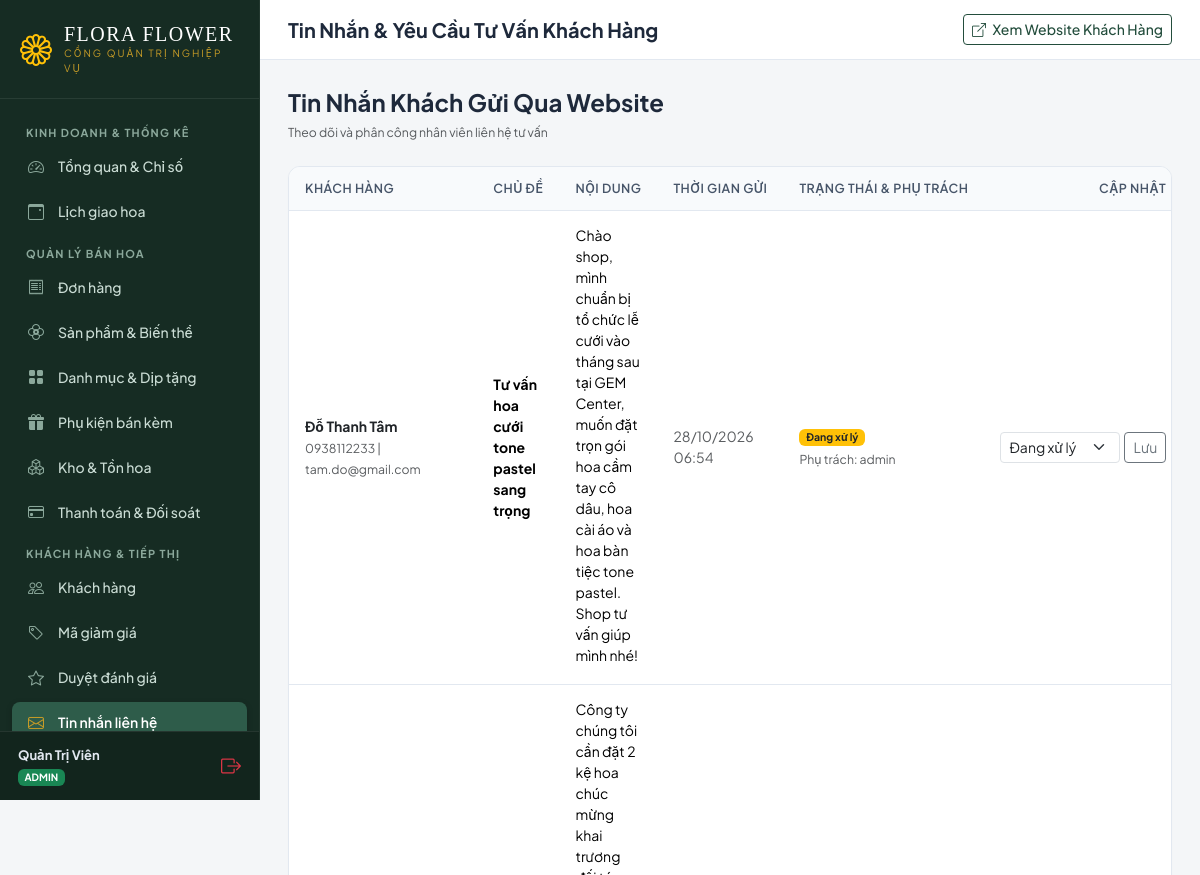
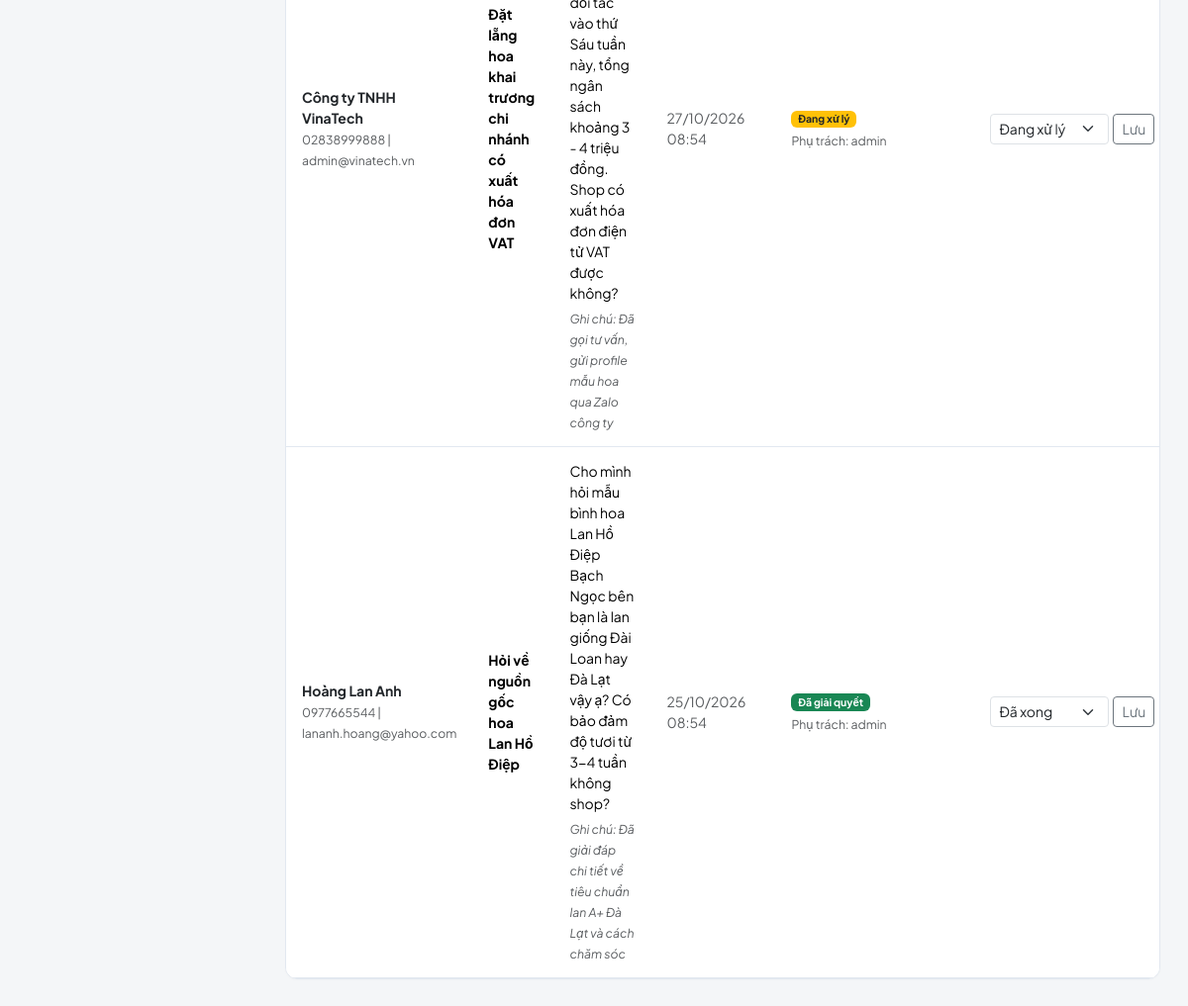
The page /dashboard/contacts (signed in) on the database its author committed (2 pictures, top to bottom).
### app/models/core.py (models this page shows, shortened)
class ShopSetting(db.Model):
    __tablename__ = 'core_shopsetting'
    id = db.Column(db.Integer, primary_key=True)
    shop_name = db.Column(db.String(150), default='Flora Flower Boutique', nullable=False)
    slogan = db.Column(db.String(255), default='Trao gửi yêu thương - Tinh tế trong từng cánh hoa', nullable=False)
    phone = db.Column(db.String(30), default='0901 234 567', nullable=False)
    hotline = db.Column(db.String(30), default='1900 6868', nullable=False)
    email = db.Column(db.String(254), default='contact@floraflower.vn', nullable=False)
    address = db.Column(db.String(255), default='123 Nguyễn Huệ, Phường Bến Nghé, Quận 1, TP. Hồ Chí Minh', nullable=False)
    opening_hours = db.Column(db.String(120), default='07:30 - 21:30 hàng ngày', nullable=False)
    facebook_url = db.Column(db.String(200), default='https://facebook.com/floraflower', nullable=False)
    instagram_url = db.Column(db.String(200), default='https://instagram.com/floraflower', nullable=False)
    zalo_phone = db.Column(db.String(30), default='0901234567', nullable=False)
    bank_code = db.Column(db.String(20), default='MB', nullable=False)
    bank_name = db.Column(db.String(100), default='Ngân hàng Quân Đội (MB Bank)', nullable=False)
    bank_account_no = db.Column(db.String(50), default='999988886666', nullable=False)
    bank_account_name = db.Column(db.String(100), default='CONG TY TNHH FLORA FLOWER', nullable=False)
    shipping_fee_default = db.Column(db.Numeric(12, 2), default=Decimal('30000.00'), nullable=False)
    free_shipping_threshold = db.Column(db.Numeric(12, 2), default=Decimal('500000.00'), nullable=False)
    min_prep_hours = db.Column(db.Integer, default=2, nullable=False)
    same_day_cutoff_hour = db.Column(db.Integer, default=18, nullable=False)
    max_orders_per_slot = db.Column(db.Integer, default=10, nullable=False)
    enable_store_pickup = db.Column(db.Boolean, default=True, nullable=False)
    enable_vietqr = db.Column(db.Boolean, default=True, nullable=False)
    enable_cod = db.Column(db.Boolean, default=True, nullable=False)
    seasonal_policy_text = db.Column(db.Text, default='', nullable=False)
    updated_at = db.Column(db.DateTime, default=datetime.utcnow, onupdate=datetime.utcnow, nullable=False)
    @staticmethod
    def get_settings():
        setting = ShopSetting.query.first()
        if not setting:
            setting = ShopSetting()
            db.session.add(setting)
            db.session.commit()
        return setting

### app/models/user.py (models this page shows, shortened)
class User(UserMixin, db.Model):
    __tablename__ = 'auth_user'
    id = db.Column(db.Integer, primary_key=True)
    username = db.Column(db.String(150), unique=True, nullable=False, index=True)
    email = db.Column(db.String(254), unique=True, nullable=False, index=True)
    password = db.Column(db.String(128), nullable=False)
    first_name = db.Column(db.String(150), default='', nullable=False)
    last_name = db.Column(db.String(150), default='', nullable=False)
    is_active = db.Column(db.Boolean, default=True, nullable=False)
    is_staff = db.Column(db.Boolean, default=False, nullable=False)
    is_superuser = db.Column(db.Boolean, default=False, nullable=False)
    date_joined = db.Column(db.DateTime, default=datetime.utcnow, nullable=False)
    last_login = db.Column(db.DateTime, nullable=True)
    profile = db.relationship('UserProfile', backref='user', uselist=False, cascade='all, delete-orphan')
    addresses = db.relationship('Address', backref='user', lazy='dynamic', cascade='all, delete-orphan')
    wishlist_items = db.relationship('Wishlist', backref='user', lazy='dynamic', cascade='all, delete-orphan')
    orders = db.relationship('Order', backref='customer', lazy='dynamic', foreign_keys='Order.user_id')
    @property
    def role(self):
        if self.is_superuser:
            return 'ADMIN'
        if self.profile and self.profile.role:
            return self.profile.role
        if self.is_staff:
            return 'STAFF'
        return 'CUSTOMER'
    def is_store_staff(self):
        return self.role in ['ADMIN', 'STAFF'] or self.is_staff or self.is_superuser

### app/models/content.py (models this page shows, shortened)
class ContactMessage(db.Model):
    __tablename__ = 'content_contactmessage'
    id = db.Column(db.Integer, primary_key=True)
    full_name = db.Column(db.String(120), nullable=False)
    email = db.Column(db.String(254), nullable=False)
    phone = db.Column(db.String(20), default='', nullable=False)
    subject = db.Column(db.String(200), nullable=False)
    message = db.Column(db.Text, nullable=False)
    status = db.Column(db.String(15), default='NEW', nullable=False)  # NEW, PROCESSING, RESOLVED, SPAM
    internal_notes = db.Column(db.Text, default='', nullable=False)
    created_at = db.Column(db.DateTime, default=datetime.utcnow, nullable=False)
    updated_at = db.Column(db.DateTime, default=datetime.utcnow, onupdate=datetime.utcnow, nullable=False)
    assigned_to_id = db.Column(db.Integer, db.ForeignKey('auth_user.id'), nullable=True)
    assigned_to = db.relationship('User', foreign_keys=[assigned_to_id])

### app/blueprints/dashboard.py (the view)
@bp.route('/contacts')
def contact_message_list():
    messages_qs = ContactMessage.query.order_by(ContactMessage.created_at.desc()).all()
    return render_template('dashboard/content/contacts.html', messages_qs=messages_qs)

### templates/dashboard/content/contacts.html (shortened to what this page needs)
{% extends 'dashboard/base.html' %}
{% load static core_tags %}
{% block page_title %}Tin Nhắn & Yêu Cầu Tư Vấn Khách Hàng{% endblock %}
{% block dashboard_content %}
<div class="d-flex justify-content-between align-items-center mb-4">
    <div>
        <h4 class="font-serif fw-bold mb-1">Tin Nhắn Khách Gửi Qua Website</h4>
        <small class="text-muted">Theo dõi và phân công nhân viên liên hệ tư vấn</small>
    </div>
</div>
<div class="dash-card">
    <div class="table-responsive">
        <table class="table dash-table mb-0 fs-7">
            <thead>
                <tr>
                    <th>Khách hàng</th>
                    <th>Chủ đề</th>
                    <th>Nội dung</th>
                    <th>Thời gian gửi</th>
                    <th>Trạng thái & Phụ trách</th>
                    <th class="text-end">Cập nhật</th>
                </tr>
            </thead>
            <tbody>
                {% for m in messages_qs %}
                    <tr>
                        <td>
                            <strong class="d-block text-dark">{{ m.full_name }}</strong>
                            <small class="text-muted">{{ m.phone }} | {{ m.email }}</small>
                        </td>
                        <td><strong>{{ m.subject }}</strong></td>
                        <td style="max-width: 300px;">
                            <p class="mb-1">{{ m.message }}</p>
                            {% if m.internal_notes %}
                                <small class="text-muted fst-italic">Ghi chú: {{ m.internal_notes }}</small>
                            {% endif %}
                        </td>
                        <td class="text-muted">{{ m.created_at|date("d/m/Y H:i") }}</td>
                        <td>
                            {% if m.status == 'NEW' %}
                                <span class="badge bg-danger">Mới tiếp nhận</span>
                            {% elif m.status == 'PROCESSING' %}
                                <span class="badge bg-warning text-dark">Đang xử lý</span>
                            {% else %}
                                <span class="badge bg-success">Đã giải quyết</span>
                            {% endif %}
                            {% if m.assigned_to %}
                                <small class="text-muted d-block mt-1">Phụ trách: {{ m.assigned_to.username }}</small>
                            {% endif %}
                        </td>
                        <td class="text-end">
                            <form action="{% url 'dashboard:contact_message_update' pk=m.pk %}" method="POST" class="d-inline-flex gap-1">
                                <select name="status" class="form-select form-select-sm" style="width: 120px;">
                                    <option value="PROCESSING" {% if m.status == 'PROCESSING' %}selected{% endif %}>Đang xử lý</option>
                                    <option value="RESOLVED" {% if m.status == 'RESOLVED' %}selected{% endif %}>Đã xong</option>
                                </select>
                                <button type="submit" class="btn btn-sm btn-outline-secondary">Lưu</button>
                            </form>
                        </td>
                    </tr>
                {% else %}
                    <tr>
                        <td colspan="6" class="text-center text-muted py-4">Chưa có tin nhắn liên hệ nào.</td>
                    </tr>
                {% endfor %}
            </tbody>
        </table>
    </div>
</div>
{% endblock %}

### templates/dashboard/base.html (shortened to what this page needs)
{% load static core_tags %}
<!DOCTYPE html>
<html lang="vi">
<head>
    <link href="https://cdn.jsdelivr.net/npm/bootstrap@5.3.3/dist/css/bootstrap.min.css" rel="stylesheet">
    <link rel="stylesheet" href="https://cdn.jsdelivr.net/npm/bootstrap-icons@1.11.3/font/bootstrap-icons.min.css">
    <link rel="stylesheet" href="{% static 'css/dashboard.css' %}">
</head>
<body class="dashboard-body">
    <div class="dash-wrapper">
        <aside class="dash-sidebar no-print">
            <div class="dash-sidebar-brand">
                <i class="bi bi-flower1 fs-2 text-warning"></i>
                <div>
                    <h4>{{ shop_setting.shop_name }}</h4>
                    <small>Cổng Quản Trị Nghiệp Vụ</small>
                </div>
            </div>
            <div class="dash-sidebar-menu">
                <div class="dash-menu-header">Kinh Doanh & Thống Kê</div>
                <a href="{% url 'dashboard:overview' %}" class="dash-nav-link {% if request.resolver_match.url_name == 'overview' %}active{% endif %}">
                    <i class="bi bi-speedometer2"></i>
                    <span>Tổng quan & Chỉ số</span>
                </a>
                <a href="{% url 'dashboard:delivery_calendar' %}" class="dash-nav-link {% if request.resolver_match.url_name == 'delivery_calendar' %}active{% endif %}">
                    <i class="bi bi-calendar3-event"></i>
                    <span>Lịch giao hoa</span>
                </a>
                <div class="dash-menu-header">Quản Lý Bán Hoa</div>
                <a href="{% url 'dashboard:order_list' %}" class="dash-nav-link {% if 'order' in request.resolver_match.url_name and request.resolver_match.url_name != 'delivery_calendar' %}active{% endif %}">
                    <i class="bi bi-receipt"></i>
                    <span>Đơn hàng</span>
                </a>
                <a href="{% url 'dashboard:product_list' %}" class="dash-nav-link {% if 'product' in request.resolver_match.url_name %}active{% endif %}">
                    <i class="bi bi-flower2"></i>
                    <span>Sản phẩm & Biến thể</span>
                </a>
                <a href="{% url 'dashboard:category_list' %}" class="dash-nav-link {% if 'category' in request.resolver_match.url_name %}active{% endif %}">
                    <i class="bi bi-grid-fill"></i>
                    <span>Danh mục & Dịp tặng</span>
                </a>
                <a href="{% url 'dashboard:accessory_list' %}" class="dash-nav-link {% if 'accessory' in request.resolver_match.url_name %}active{% endif %}">
                    <i class="bi bi-gift-fill"></i>
                    <span>Phụ kiện bán kèm</span>
                </a>
                <a href="{% url 'dashboard:inventory_list' %}" class="dash-nav-link {% if 'inventory' in request.resolver_match.url_name %}active{% endif %}">
                    <i class="bi bi-boxes"></i>
                    <span>Kho & Tồn hoa</span>
                </a>
                <a href="{% url 'dashboard:payment_list' %}" class="dash-nav-link {% if 'payment' in request.resolver_match.url_name %}active{% endif %}">
                    <i class="bi bi-credit-card"></i>
                    <span>Thanh toán & Đối soát</span>
                </a>
                <div class="dash-menu-header">Khách Hàng & Tiếp Thị</div>
                <a href="{% url 'dashboard:customer_list' %}" class="dash-nav-link {% if 'customer' in request.resolver_match.url_name %}active{% endif %}">
                    <i class="bi bi-people"></i>
                    <span>Khách hàng</span>
                </a>
                <a href="{% url 'dashboard:promotion_list' %}" class="dash-nav-link {% if 'promotion' in request.resolver_match.url_name %}active{% endif %}">
                    <i class="bi bi-tag"></i>
                    <span>Mã giảm giá</span>
                </a>
                <a href="{% url 'dashboard:review_list' %}" class="dash-nav-link {% if 'review' in request.resolver_match.url_name %}active{% endif %}">
                    <i class="bi bi-star"></i>
                    <span>Duyệt đánh giá</span>
                </a>
                <a href="{% url 'dashboard:contact_message_list' %}" class="dash-nav-link {% if 'contact' in request.resolver_match.url_name %}active{% endif %}">
                    <i class="bi bi-envelope"></i>
                    <span>Tin nhắn liên hệ</span>
                </a>
            </div>
            <div class="dash-sidebar-user">
                <div>
                    <div class="fw-bold text-truncate" style="max-width: 150px; font-size: 13px;">{{ user.first_name|default(user.username) }}</div>
                    <span class="badge bg-success" style="font-size: 10px;">{{ user.profile.get_role_display if (user.profile and user.profile.get_role_display) else (user.role if user.role else 'Staff') }}</span>
                </div>
                <a href="{% url 'accounts:logout' %}" class="text-danger" title="Đăng xuất">
                    <i class="bi bi-box-arrow-right fs-5"></i>
                </a>
            </div>
        </aside>
        <div class="dash-main">
            <header class="dash-topbar no-print">
                <div class="d-flex align-items-center gap-3">
                    <h5 class="mb-0 fw-bold">{% block page_title %}Bảng Quản Trị{% endblock %}</h5>
                </div>
                <div class="d-flex align-items-center gap-3">
                    <a href="{% url 'catalog:home' %}" target="_blank" class="btn btn-sm btn-flora-outline">
                        <i class="bi bi-box-arrow-up-right me-1"></i> Xem Website Khách Hàng
                    </a>
                </div>
            </header>
            <div class="dash-content">
                {% block dashboard_content %}{% endblock %}
            </div>
        </div>
    </div>
</body>
</html>

### rows shown on the page
ShopSetting: shop_name "FLORA FLOWER"
ContactMessage: full_name "Đỗ Thanh Tâm", phone "0938112233", email "tam.do@gmail.com", subject "Tư vấn hoa cưới tone pastel sang trọng", message "Chào shop, mình chuẩn bị tổ chức lễ cưới vào tháng sau tại GEM Center, muốn đặt trọn gói hoa cầm tay cô dâu, hoa cài áo và hoa bàn tiệc tone pastel. Shop tư vấn giúp mình nhé!", shows "Đang xử lý", assigned_to.username "admin", status "Đang xử lý"
ContactMessage: full_name "Công ty TNHH VinaTech", phone "02838999888", email "admin@vinatech.vn", subject "Đặt lẵng hoa khai trương chi nhánh có xuất hóa đơn VAT", message "Công ty chúng tôi cần đặt 2 kệ hoa chúc mừng khai trương đối tác vào thứ Sáu tuần này, tổng ngân sách khoảng 3 - 4 triệu đồng. Shop có xuất hóa đơn điện tử VAT được không?", internal_notes "Đã gọi tư vấn, gửi profile mẫu hoa qua Zalo công ty", shows "Đang xử lý", assigned_to.username "admin", status "Đang xử lý"
ContactMessage: full_name "Hoàng Lan Anh", phone "0977665544", email "lananh.hoang@yahoo.com", subject "Hỏi về nguồn gốc hoa Lan Hồ Điệp", message "Cho mình hỏi mẫu bình hoa Lan Hồ Điệp Bạch Ngọc bên bạn là lan giống Đài Loan hay Đà Lạt vậy ạ? Có bảo đảm độ tươi từ 3-4 tuần không shop?", internal_notes "Đã giải đáp chi tiết về tiêu chuẩn lan A+ Đà Lạt và cách chăm sóc", shows "Đã giải quyết", assigned_to.username "admin", status "Đã xong"

### other values the page prints
{{ user.first_name|default(user.username) }} "Quản Trị Viên"
